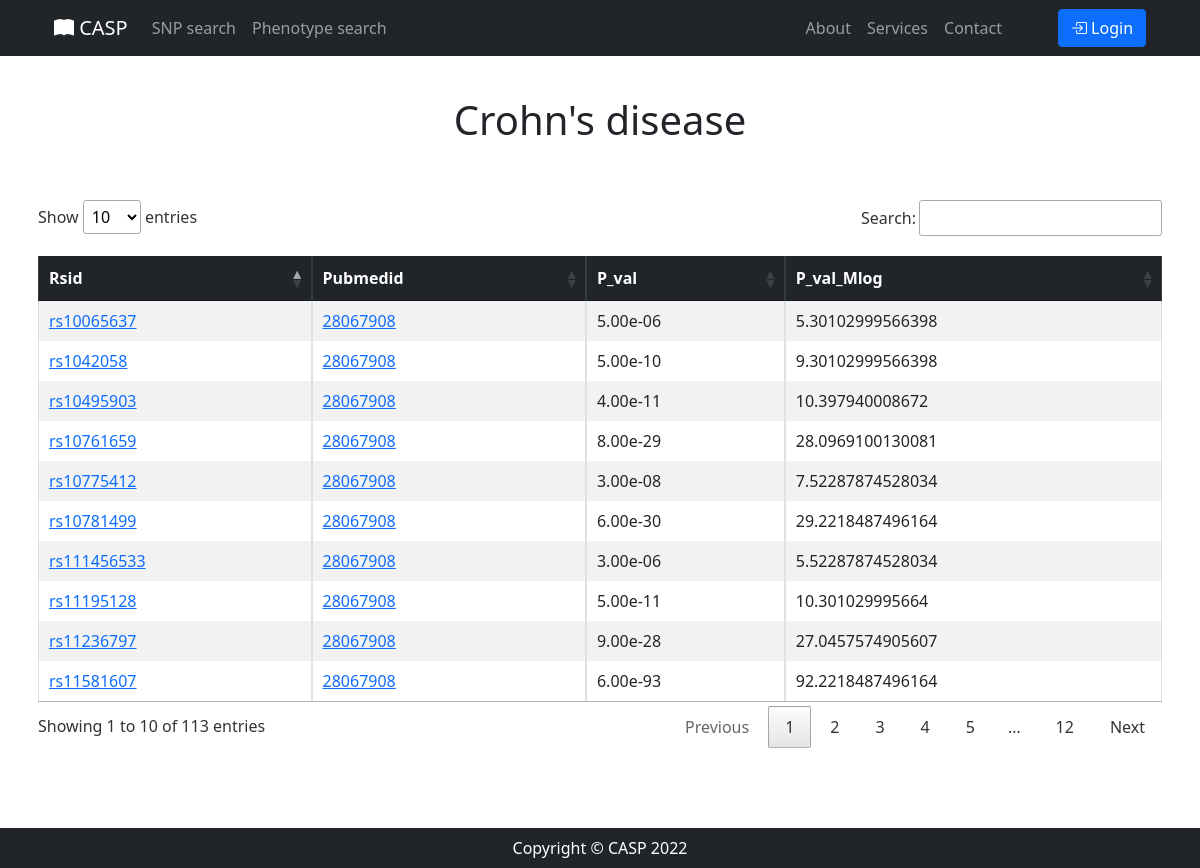
The app's page /phenotype/details/Crohn's disease/, older data.
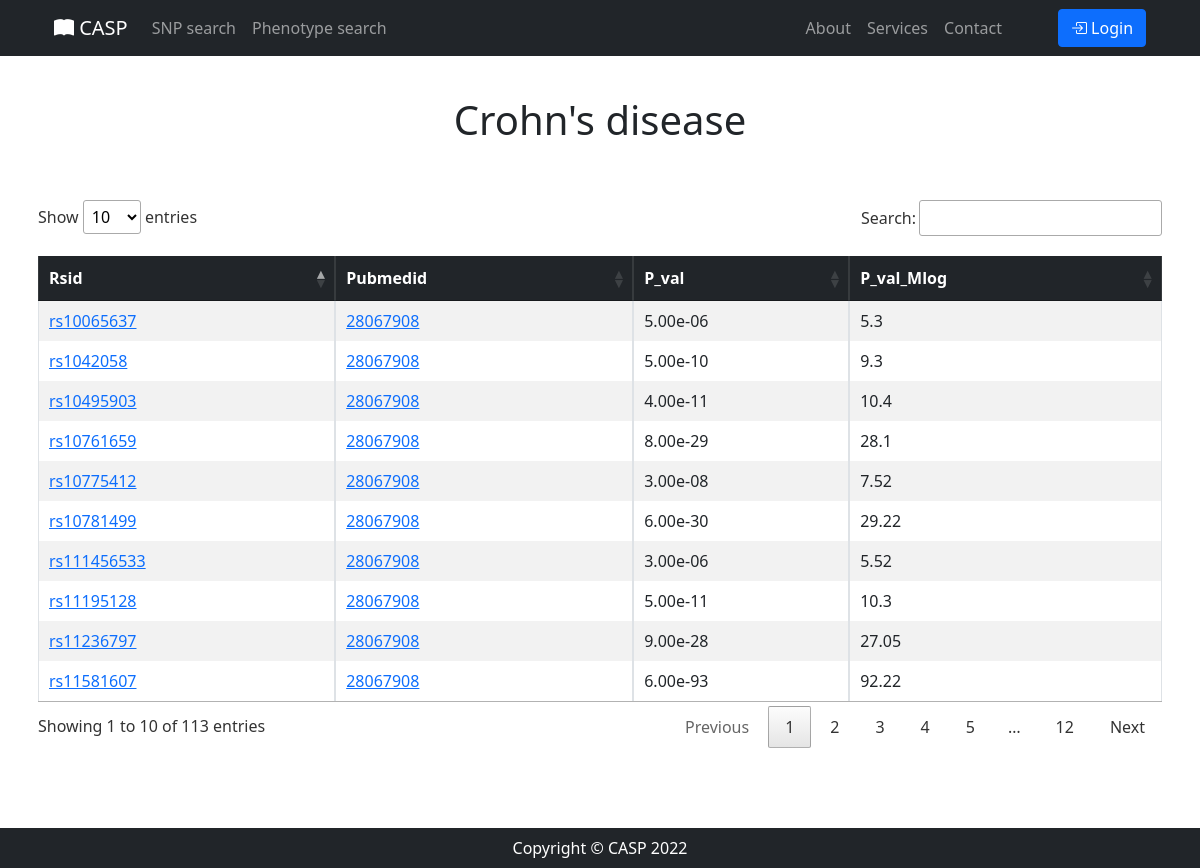
The same page, newer data.
### SNP_App/models.py (models this page shows)
class Association(models.Model):
    SNP = models.ForeignKey(SNP, on_delete=models.CASCADE)
    Disease_trait = models.ForeignKey(DiseaseTrait, on_delete=models.CASCADE)
    Reference = models.ForeignKey(Reference, on_delete=models.CASCADE)
    Pvalue = models.FloatField()
    Neglog10pvalue = models.FloatField()

### SNP_App/views.py (the view)
# urls.py: path('phenotype/details/<str:name>/', views.phenotype_details),
def phenotype_details(request, name):
    phenotype_query = Association.objects.filter(Disease_trait_id=name)
    return render(request, 'phenotype_details.html', {'details': phenotype_query, 'name': name, 'title': name})

### SNP_App/templates/phenotype_details.html (shortened to what this page needs)
{% extends 'base.html' %}
{% block content %}
    <h1 class="mt-5 pt-5 mb-5 text-center"> {{ name }} </h1>
    <div class="container p-2 mb-5">
        <table id="phenotype_details_table" class="table table-striped table-bordered">
            <thead class="table-dark text-center">
                <th> Rsid </th>
                <th> Pubmedid </th>
                <th> P_val </th>
                <th> P_val_Mlog </th>
            </thead>
            <tbody>
                {% for detail in details %}
                    <tr>
                    <td><a target="_blank" rel="noopener noreferrer"
                           href="/snp/details/{{ detail.SNP_id }}/">
                        {{ detail.SNP_id }}</a></td>
                    <td> <a target="_blank" rel="noopener noreferrer"
                            href="https://pubmed.ncbi.nlm.nih.gov/{{ detail.Reference_id }}/" >
                        {{ detail.Reference_id }}</a></td>
                    <td>{{ detail.Pvalue|stringformat:".2e" }}</td>
                    <td>{{ detail.Neglog10pvalue }}</td>
                    </tr>
                {% endfor %}
            </tbody>
        </table>
    </div>
{% endblock content %}

Row changes from the older to the newer data that the page shows:
changed Association "rs11581607": Neglog10pvalue "92.2218487496164" → "92.22"
changed Association "rs10781499": Neglog10pvalue "29.2218487496164" → "29.22"
changed Association "rs10761659": Neglog10pvalue "28.0969100130081" → "28.1"
changed Association "rs11236797": Neglog10pvalue "27.0457574905607" → "27.05"
changed Association "rs10495903": Neglog10pvalue "10.397940008672" → "10.4"
changed Association "rs11195128": Neglog10pvalue "10.301029995664" → "10.3"
changed Association "rs1042058": Neglog10pvalue "9.30102999566398" → "9.3"
changed Association "rs10775412": Neglog10pvalue "7.52287874528034" → "7.52"
changed Association "rs111456533": Neglog10pvalue "5.52287874528034" → "5.52"
changed Association "rs10065637": Neglog10pvalue "5.30102999566398" → "5.3"
